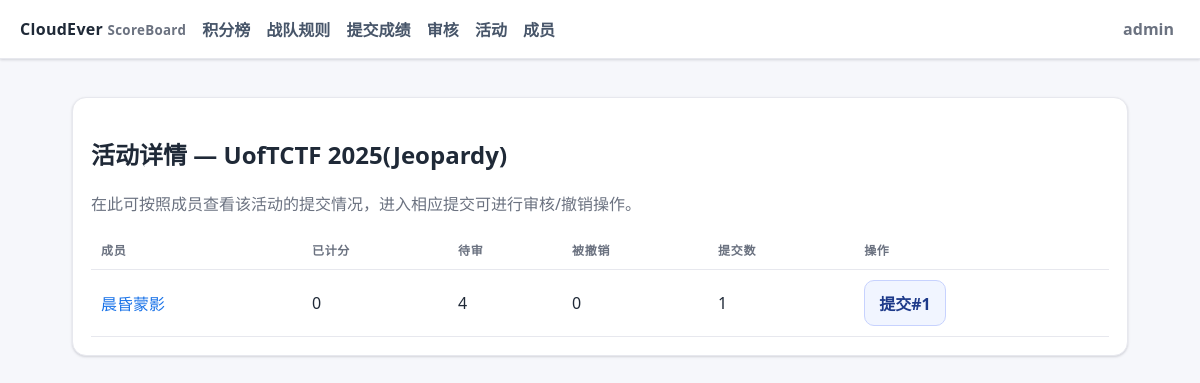
The app's page /admin/events/1 (signed in) with its own data.
### ceboard/models.py (models this page shows)
class User(Base):
    __tablename__ = "users"
    id = Column(Integer, primary_key=True)
    username = Column(String, unique=True, nullable=False)
    password_hash = Column(String, nullable=False)
    role = Column(String, default="member")  # 'admin' or 'member'
    team_type = Column(String, default="sub")  # 'main' or 'sub'
    is_active = Column(Boolean, default=True)
    avatar_filename = Column(String, nullable=True)
    submissions = relationship("Submission", back_populates="user")

class Event(Base):
    __tablename__ = "events"
    id = Column(Integer, primary_key=True)
    name = Column(String, nullable=False)
    start_time = Column(DateTime(timezone=True))
    end_time = Column(DateTime(timezone=True))
    weight = Column(Float, default=1.0)
    is_reproduction = Column(Boolean, default=False)
    is_active = Column(Boolean, default=True)
    challenges = relationship("Challenge", back_populates="event", cascade="all,delete")
    submissions = relationship("Submission", back_populates="event")

class SubmissionItem(Base):
    __tablename__ = "submission_items"
    id = Column(Integer, primary_key=True)
    submission_id = Column(Integer, ForeignKey("submissions.id"), nullable=False)
    challenge_id = Column(Integer, ForeignKey("challenges.id"), nullable=False)
    approved = Column(Boolean, default=False)
    revoked = Column(Boolean, default=False)
    created_at = Column(DateTime(timezone=True), default=lambda: datetime.now(TZ))
    submission = relationship("Submission", back_populates="items")
    challenge = relationship("Challenge")

class Submission(Base):
    __tablename__ = "submissions"
    id = Column(Integer, primary_key=True)
    user_id = Column(Integer, ForeignKey("users.id"), nullable=False)
    event_id = Column(Integer, ForeignKey("events.id"), nullable=False)
    created_at = Column(DateTime(timezone=True), default=lambda: datetime.now(TZ))
    wp_url = Column(String, nullable=True)
    wp_md = Column(Text, nullable=True)
    user = relationship("User", back_populates="submissions")
    event = relationship("Event", back_populates="submissions")
    items = relationship("SubmissionItem", back_populates="submission", cascade="all,delete-orphan")

### ceboard/routers/admin.py (the view)
@router.get("/admin/events/{event_id}", response_class=HTMLResponse)
def admin_event_detail(event_id: int, request: Request, db = Depends(get_db), current_user = Depends(get_current_user)):
    require_admin(current_user)
    event = db.get(Event, event_id)
    if not event:
        raise HTTPException(404, "活动不存在")
    users = db.query(User).order_by(User.username.asc()).all()
    rows = []
    for u in users:
        subs = db.query(Submission).filter(Submission.user_id == u.id, Submission.event_id == event_id).all()
        total_items = sum(len(s.items) for s in subs)
        if total_items == 0:
            continue
        approved = sum(1 for s in subs for it in s.items if it.approved and not it.revoked)
        pending = sum(1 for s in subs for it in s.items if not it.approved)
        revoked = sum(1 for s in subs for it in s.items if it.revoked)
        rows.append({"user": u, "approved": approved, "pending": pending, "revoked": revoked, "subs": subs})
    return render_template("admin_event_detail.html", title=f"活动详情 — {event.name}", current_user=current_user, event=event, rows=rows)

### templates/admin_event_detail.html
{% extends 'base.html' %}
{% block content %}
<div class="card">
  <h2>活动详情 — {{ event.name }}</h2>
  <p class="muted">在此可按照成员查看该活动的提交情况，进入相应提交可进行审核/撤销操作。</p>
  <table>
    <thead><tr><th>成员</th><th>已计分</th><th>待审</th><th>被撤销</th><th>提交数</th><th>操作</th></tr></thead>
    <tbody>
    {% for r in rows %}
      <tr>
        <td><a href="/admin/users/{{ r.user.id }}">{{ r.user.username }}</a></td>
        <td>{{ r.approved }}</td>
        <td>{{ r.pending }}</td>
        <td>{{ r.revoked }}</td>
        <td>{{ r.subs|length }}</td>
        <td>
          {% for s in r.subs %}
            <a class="btn secondary" href="/admin/review/{{ s.id }}">提交#{{ s.id }}</a>
          {% endfor %}
        </td>
      </tr>
    {% else %}
      <tr><td colspan="6" class="muted">暂无数据</td></tr>
    {% endfor %}
    </tbody>
  </table>
</div>
{% endblock %}

### templates/base.html (shortened to what this page needs)
<!doctype html>
<html lang="zh-CN">
<head>
</head>
<body>
  <header>
    <div class="brand">CloudEver <small>ScoreBoard</small></div>
    <div class="nav">
  <a href="/">积分榜</a>
      <a href="/rules">战队规则</a>
      <a href="/submit">提交成绩</a>
      {% if current_user and current_user.role == 'admin' %}
        <a href="/admin/review">审核</a>
        <a href="/admin/events">活动</a>
        <a href="/admin/users">成员</a>
      {% endif %}
    </div>
    <div style="margin-left:auto">
      {% if current_user %}
        <div class="user-menu" id="userMenu">
          <div class="user-trigger" id="userTrigger">
            <span class="muted" style="font-weight:600">{{ current_user.username }}</span>
          </div>
        </div>
      {% else %}
        <a class="btn secondary" href="/auth/login">登录</a>
        <a class="btn" style="margin-left:8px" href="/auth/register">注册</a>
      {% endif %}
    </div>
  </header>
  <div class="wrap">
    {% block content %}{% endblock %}
  </div>
</body>
</html>

### templates/base.html (style rules this page uses)
:root { --bg:#f6f7fb; --surface:#ffffff; --border:#e7e8ee; --text:#1f2937; --muted:#6b7280; --accent:#1a73e8; --accent-2:#185abc; --success:#16a34a; --warn:#e11d48; --shadow:0 1px 2px rgba(16,24,40,.06), 0 1px 3px rgba(16,24,40,.1); }
* { box-sizing:border-box }
html,body { height:100% }
body { font-family: ui-sans-serif, system-ui, -apple-system, Segoe UI, Roboto, 'Noto Sans SC', Arial; margin:0; color:var(--text); background:var(--bg); }
header { position:sticky; top:0; z-index:10; display:flex; align-items:center; gap:16px; padding:12px 20px; background:var(--surface); border-bottom:1px solid var(--border); box-shadow: var(--shadow); }
.brand { font-weight:800; letter-spacing:.3px }
.brand small { color:var(--muted); font-weight:600 }
.nav a { margin-right:12px; color:#475569; text-decoration:none; font-weight:600; padding:8px 0 }
.wrap { max-width:1100px; margin:0 auto; padding:24px 22px }
.card { position:relative; margin:14px 0; padding:18px 18px; background:var(--surface); border:1px solid var(--border); border-radius:14px; box-shadow: var(--shadow); }
.muted { color:var(--muted) }
a { color:var(--accent); text-decoration:none }
.btn { display:inline-flex; align-items:center; justify-content:center; gap:8px; background:var(--accent); color:#fff; font-weight:700; border:1px solid var(--accent-2); padding:10px 14px; border-radius:10px; cursor:pointer }
.btn.secondary { background:#f1f5ff; color:#1e3a8a; border:1px solid #c7d2fe }
table { width:100%; border-collapse:separate; border-spacing:0; background:#fff }
thead th { font-size:12px; text-transform:uppercase; letter-spacing:.06em; color:#6b7280 }
th,td { padding:10px 10px; border-bottom:1px solid var(--border); text-align:left }
.user-menu { position:relative }
.user-trigger { display:flex; align-items:center; gap:8px; padding:6px; border-radius:999px; cursor:pointer }

### records on screen
User: username "admin"
Event: name "UofTCTF 2025(Jeopardy)"
SubmissionItem: user.username "晨昏蒙影", approved "0", pending "4", revoked "0", subs|length "1"
Submission: id "1"
